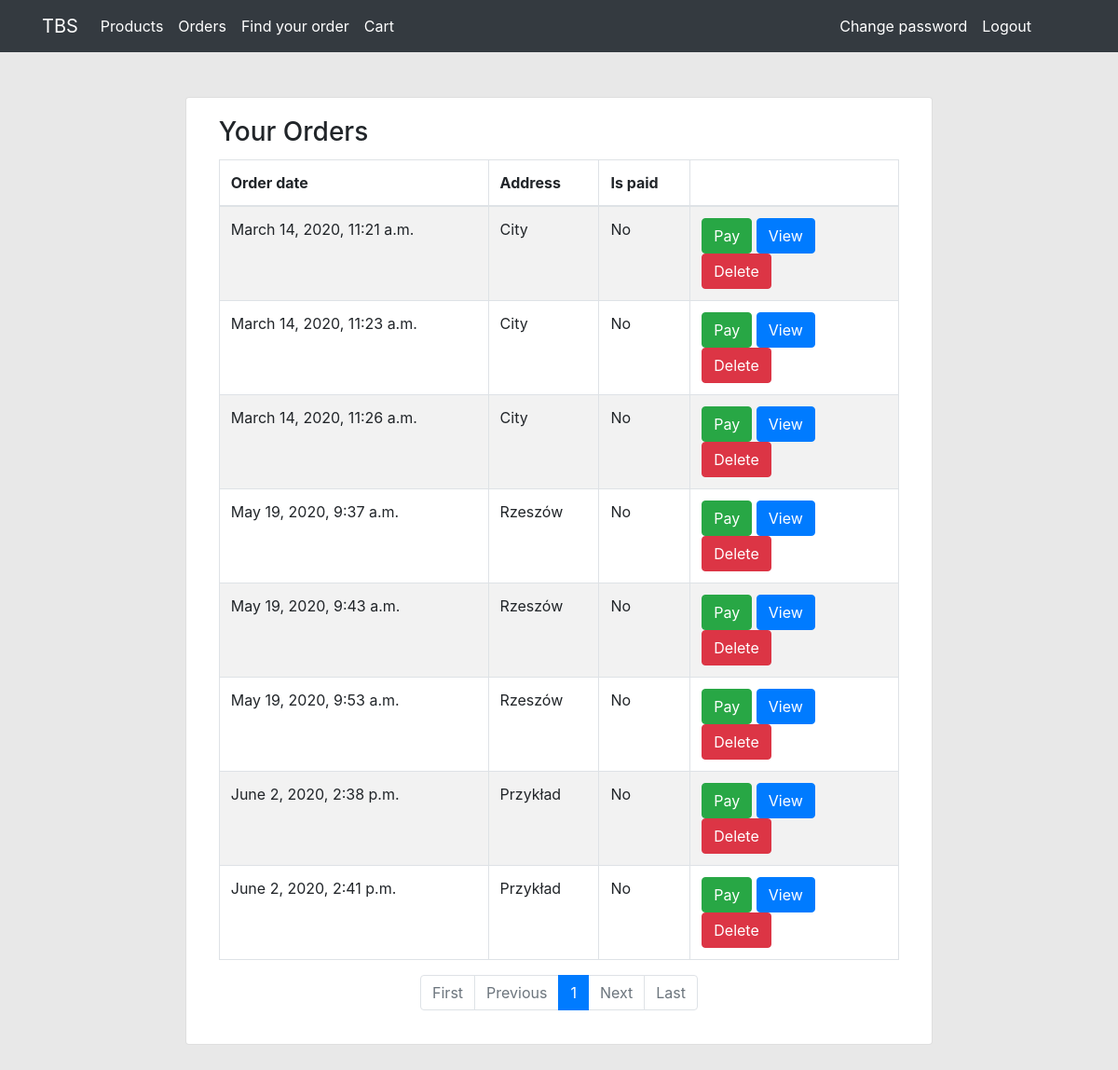
Screenshot of /orders/ (signed in) with the database file from the repository.
### transactions/models.py (models this page shows, shortened)
class Order(models.Model):
    user = models.ForeignKey(User, on_delete=models.CASCADE, null=True)
    products = models.ManyToManyField(
        'store.Product',
        through='Ordered'
    )
    date = models.DateTimeField(auto_now=True, editable=False)
    access_code = models.UUIDField(unique=True, editable=False,
        default=uuid.uuid4)
    name = models.CharField(max_length=100)
    surname = models.CharField(max_length=100)
    email = models.EmailField(max_length=350)
    phone_number = models.CharField(max_length=9,
        validators=[PHONE_NUMBER_VALIDATOR])
    street_name = models.CharField(max_length=100)
    zip_code = models.CharField(max_length=6,
        validators=[ZIP_CODE_VALIDATOR])
    city_name = models.CharField(max_length=100)
    total_price = models.DecimalField(max_digits=7,
        decimal_places=2, default=0)
    is_paid = models.BooleanField(default=False)
    class PAYMENTS(Enum):
        card = (1, 'Card')
        blik = (2, 'Blik')
        transfer = (3, 'Transfer')
        paypal = (4, 'Paypal')
    class SHIPPING(Enum):
        post = (1, 'Post')
        courier = (2, 'Courier')
        parcel_locker = (3, 'Parcel locker')
        pick_up = (4, 'Own pickup')
    payment_type = models.PositiveIntegerField(
        choices=[x.value for x in PAYMENTS] )
    shipping_type = models.PositiveIntegerField(
        choices=[x.value for x in SHIPPING] )

### transactions/views.py (the view)
# urls.py: path('', views.orders_list, name='list'),
@login_required
def orders_list(request):
    if not request.user.is_staff:
        orders = Paginator(Order.objects.filter(user=request.user), 10)
    else:
        orders = Paginator(Order.objects.all(), 10)
    page = request.GET.get('page')
    if not page:
        page = 1
    try:
        if type(page) is not int:
            page = int(page)
    except:
        return HttpResponse('I see what you did there.')
    if page <= orders.num_pages:
        orders = orders.page(page)
    else:
        return HttpResponse("Page does not exist!")
    context = {
        'orders': orders,
    }
    return render(request, 'transactions/list.html', context)

### transactions/templates/transactions/list.html (shortened to what this page needs)
{% extends 'base.html' %}
{% block content %}
<div class="card m-auto col-md-9">
    <div class="card-body col-md-12 m-auto">
        <h3 class="card-title">Your Orders</h3>
        <table class="table table-striped table-bordered">
            <thead>
                <tr>
                    <th>Order date</th>
                    <th>Address</th>
                    <th>Is paid</th>
                    <th></th>
                </tr>
            </thead>
            <tbody>
            {% for order in orders %}
                <tr>
                    <td>{{order.date}}</td>
                    <td>{{order.city_name}}</td>
                    <td>
                        {% if order.is_paid %}
                            Yes
                        {% else %}
                            No
                        {% endif %}
                    </td>
                    <td style="width: 14rem;">
                        <a href="{% url 'transactions:payment' order.access_code %}" class="btn btn-success">Pay</a>
                        <a href="{% url 'transactions:order' order.access_code %}" class="btn btn-primary">View</a>
                        <a href="{% url 'transactions:delete_order' order.access_code %}" class="btn btn-danger">Delete</a>
                    </td>
                </tr>
            {% endfor %}
            </tbody>
        </table>
        <div class="row mt-3">
            <nav aria-label="..." class="m-auto">
                <ul class="pagination">
                    {% if orders.has_previous %}
                        <li class="page-item">
                            <a class="page-link" href="?page=1">First</a>
                        </li>
                        <li class="page-item">
                            <a class="page-link" href="?page={{ orders.previous_page_number }}">previous</a>
                        </li>
                    {% else %}
                        <li class="page-item disabled">
                            <span class="page-link">First</span>
                        </li>
                        <li class="page-item disabled">
                            <span class="page-link">Previous</span>
                        </li>
                    {% endif %}
                        <li class="page-item active">
                            <span class="page-link">
                                {{ orders.number }}
                            </span>
                        </li>
                    {% if orders.has_next %}
                        <li class="page-item">
                            <a class="page-link" href="?page={{ orders.next_page_number }}">Next</a>
                        </li>
                        <li class="page-item">
                            <a class="page-link" href="?page={{ orders.paginator.num_pages }}">Last</a>
                        </li>
                    {% else %}
                        <li class="page-item disabled">
                            <span class="page-link">Next</span>
                        </li>
                        <li class="page-item disabled">
                            <span class="page-link">Last</span>
                        </li>
                    {% endif %}
                </ul>
            </nav>
        </div>
    </div>
</div>
{% endblock content %}

### rows the page displays
Order: date "March 14, 2020, 11:21 a.m.", city_name "City", is_paid "No"
Order: date "March 14, 2020, 11:23 a.m.", city_name "City", is_paid "No"
Order: date "March 14, 2020, 11:26 a.m.", city_name "City", is_paid "No"
Order: date "May 19, 2020, 9:37 a.m.", city_name "Rzeszów", is_paid "No"
Order: date "May 19, 2020, 9:43 a.m.", city_name "Rzeszów", is_paid "No"
Order: date "May 19, 2020, 9:53 a.m.", city_name "Rzeszów", is_paid "No"
Order: date "June 2, 2020, 2:38 p.m.", city_name "Przykład", is_paid "No"
Order: date "June 2, 2020, 2:41 p.m.", city_name "Przykład", is_paid "No"

### other values shown
{{ orders.number }} "1"
